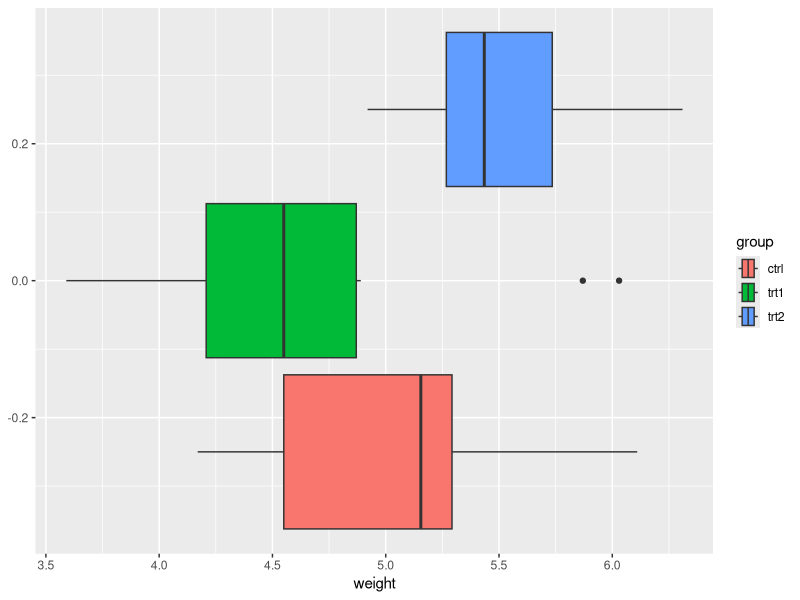
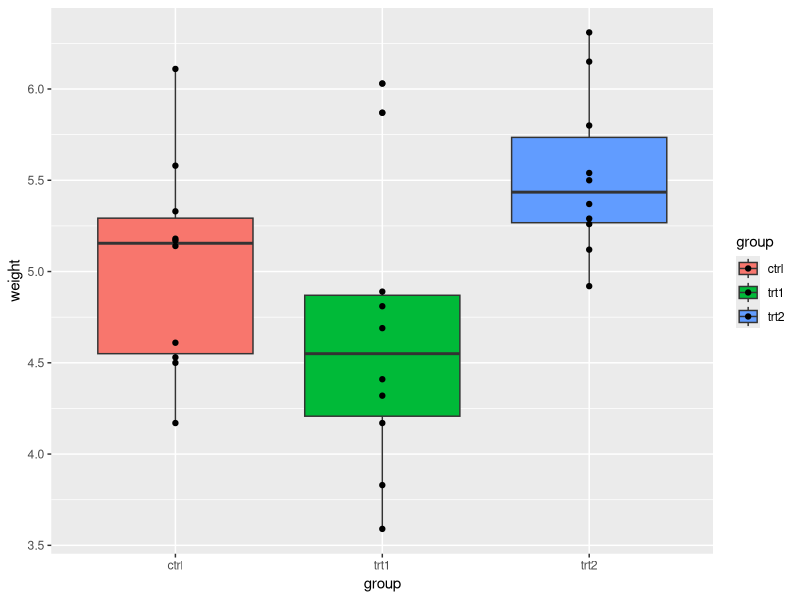
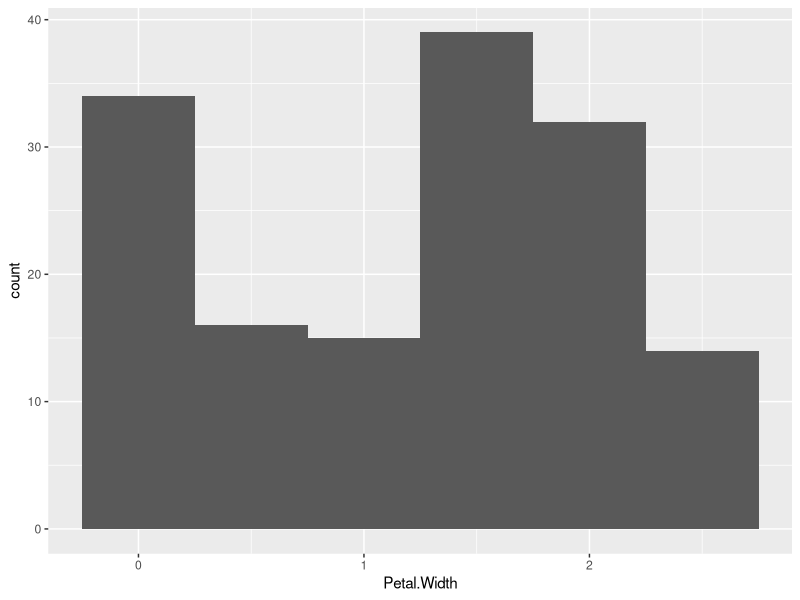
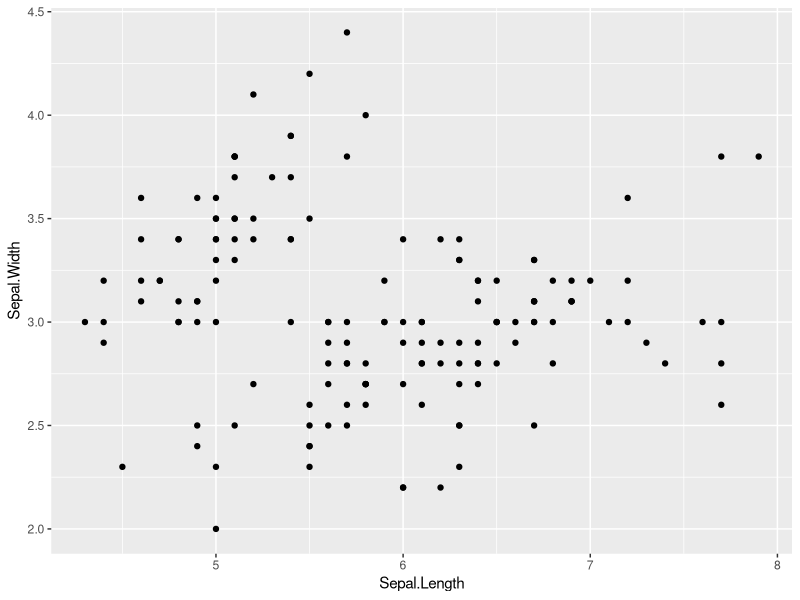
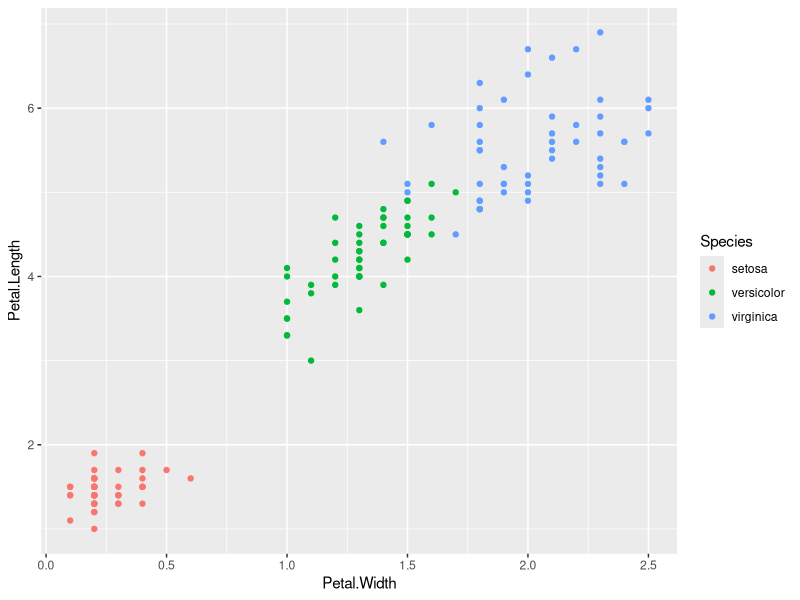

Here is the R script that generated these plots, in order:
# Tidyverse Exam – Data Manipulation in R (using `mtcars` dataset)

# tidyverse ---------------------------------------------------------------

# Use `df_mtcars` for Questions 1 - 10
library(tidyverse)
df_mtcars <- as_tibble(mtcars,
                       rownames = "model")

# 1. Filter rows where number of cylinders (`cyl`) is 6
# Write code to create a new data frame that only includes rows where `cyl == 6`.
# Assign to: `mtcars_cyl6`
mtcars_cyl6 <- df_mtcars %>% 
                        filter(cyl == 6)
# 2. Filter rows where number of gears (`gear`) is either 3 or 5
# Use `%in%` to filter the `df_mtcars` dataset for these two `gear` values.
# Assign to: `mtcars_g35`
mtcars_g35 <- df_mtcars %>% 
                        filter(gear %in% c(3, 5))
# 3. Filter rows where miles per gallon (`mpg`) is greater than 25
# Create a subset of `df_mtcars` where `mpg > 25`.
# Assign to: `mtcars_mpg25`
mtcars_mpg25 <- df_mtcars %>% 
                         filter(mpg > 25)

# 4. Filter rows where weight (`wt`) is less than 2.5 AND number of cylinders (`cyl`) is 4
# Combine logical conditions using `&`.
# Assign to: `mtcars_light_cyl4`
mtcars_light_cyl4 <- df_mtcars %>% 
                              filter(wt < 2.5 & cyl == 4)
# 5. Sort `df_mtcars` by horsepower (`hp`) in ascending order
# Use `arrange()` to sort the data.
# Assign to: `mtcars_hp`
mtcars_hp <- df_mtcars %>% 
                      arrange(hp)
# 6. Sort `df_mtcars` by quarter mile time (`qsec`) in descending order
# Use `desc()` inside `arrange()`.
# Assign to: `mtcars_qsec`
mtcars_qsec <- df_mtcars %>% 
                      arrange(desc(qsec))
# 7. Exclude the `drat` column
# Use `select()` with `-` (minus sign) to remove the column.
# Assign to: `mtcars_no_drat`
mtcars_no_drat <- df_mtcars %>% 
                            select(-drat)
# 8. Add a new column `ptw` that equals the ratio of horsepower (`hp`) to weight (`wt`) (`hp / wt`)
# Use `mutate()` to add the new column.
# Assign to: `mtcars_with_ptw`
mtcars_with_ptw <- df_mtcars %>% 
                            mutate(ptw = hp / wt)
# 9. Identify the car `model` with the highest `ptw` among cars with six cylinders (`cyl == 6`).
# Hint: Use `mtcars_with_ptw` and a chain of `filter()` and `arrange()` with `%>%`.
# Write the car model here: Ferrari Dino
q9df <- mtcars_with_ptw %>%
                        filter(cyl == 6) %>% 
                                        arrange(desc(ptw))
# 10. Group by number of gears (`gear`) and summarize minimum & maximum values of `mpg`
# Use `group_by()` and `summarize()` to calculate minimum & maximum values of `mpg` within each group.
# Minimum and maximum values of each group should be represented as separate columns.
# Function `min()` returns the minimum value in a vector.
# Function `max()` returns the maximum value in a vector.
# Assign to: `mtcars_mpg_by_gear`
mtcars_mpg_by_gear <- mtcars %>% 
                            group_by(gear) %>% 
                                          summarise(min_mpg = min(mpg), max_mpg = max(mpg))
# ggplot ------------------------------------------------------------------

# Visualization in R (using `iris` dataset)

## before you begin with the following questions, type the following code to check column names in the dataframe
colnames(iris) # output from this code is the column names that can be used in figures

# 11. Simple scatter plot of `Sepal.Length` vs `Sepal.Width` using `ggplot()`
# Assign to: `g_scat`
# Create a scatter plot with `Sepal.Width` on the x-axis and `Sepal.Length` on the y-axis.
 g_scat <- iris %>% 
   ggplot(
    aes(x = Sepal.Length, 
        y = Sepal.Width)
  ) + geom_point()
# 12. Scatter plot with points colored by `Species`
# Assign to: `g_scat_col`
# Create a scatter plot with `Petal.Width` on the x-axis and `Petal.Length` on the y-axis,
# coloring points by `Species`.
 g_scat_col <- iris %>% 
   ggplot(
     aes(x = Petal.Width, 
         y = Petal.Length,
         col = Species)
   ) + geom_point()
# 13. Histogram of `Petal.Width` with `binwidth = 0.5`
# Assign to: `g_hist`
# Create a histogram of `Petal.Width` with `binwidth` set to 0.5.
 g_hist <- iris %>% 
           ggplot(
           aes(x = Petal.Width)
           ) + geom_histogram(binwidth = 0.5)

# Visualization in R (using `PlantGrowth` dataset)

## before you begin with the following questions, type the following code to check column names in the dataframe
colnames(PlantGrowth) # output from this code is the column names that can be used in figures

# 14. Boxplot of `weight` grouped and filled by `group`
# Assign to: `g_bplot1`
# Create a boxplot of `weight` by `group`, filling boxes by `group`.
g_bplot1 <- PlantGrowth %>% 
            ggplot(
              aes(x = weight, fill = group)
            ) + geom_boxplot()
# 15. Boxplot + scatter plot of `weight` by `group`
# Assign to: `g_bplot2`
# Create a boxplot of `weight` by `group`, then overlay points showing individual observations.
g_bplot2 <- PlantGrowth %>% 
            ggplot(
              aes(x = group, y = weight, fill = group)
            ) + geom_boxplot() + geom_point()
